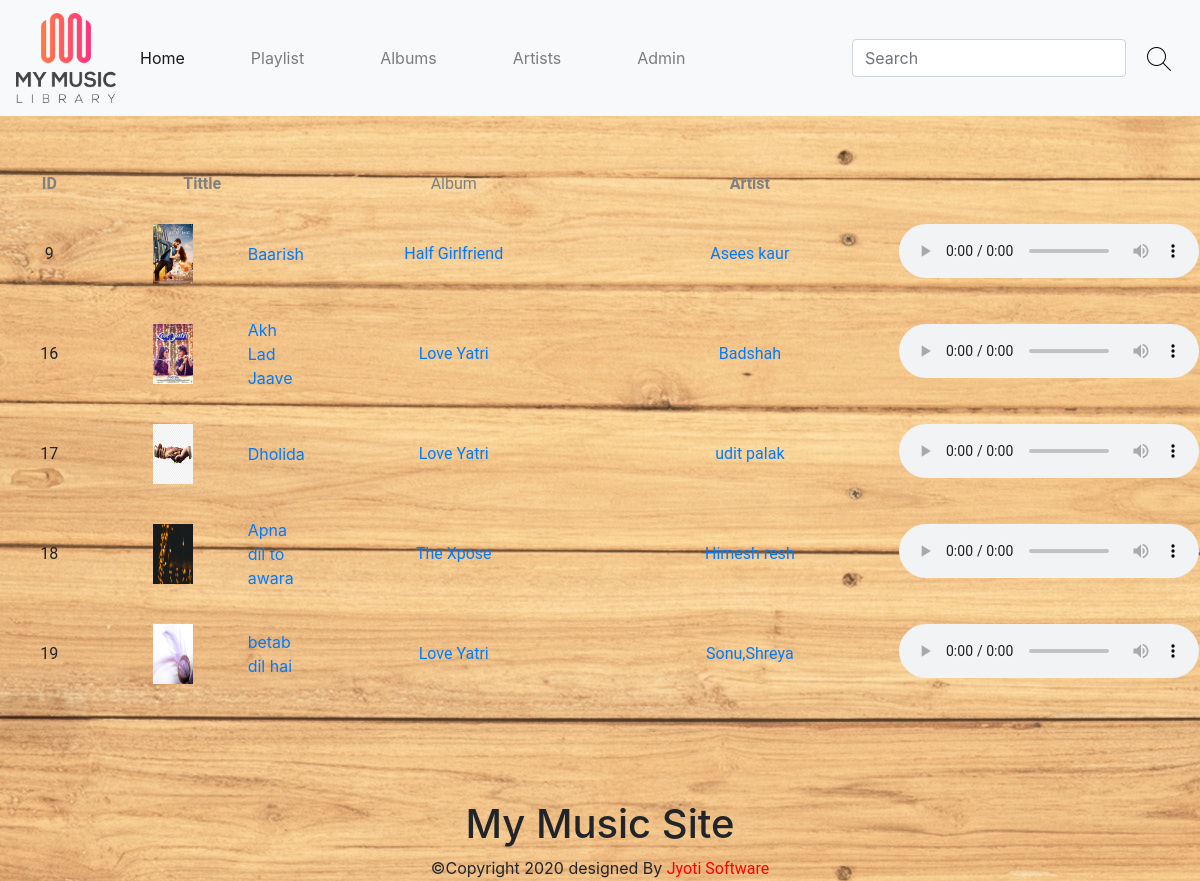
The app's page /view_all/ with its own data.
### app/models.py (models this page shows)
class MusicModel(models.Model):
    songid = models.AutoField(primary_key=True)
    tittle = models.CharField(max_length=60)
    artist = models.CharField(max_length=30)
    song_image = models.ImageField(upload_to="song_images/")
    song = models.FileField(upload_to="songs/")
    album_name = models.ForeignKey(MovieModel,on_delete=models.CASCADE)

### app/views.py (the view)
# urls.py: path('view_all/',views.View_all.as_view(),name="view_all"),
class View_all(View):
    def get(self,request):
        a = MusicModel.objects.all()
        return render(request,"view_all.html",{"all":a})

### templates/view_all.html (shortened to what this page needs)
{% load static %}
<!doctype html>
<html lang="en">
  <head>
    <link rel="stylesheet" href="https://stackpath.bootstrapcdn.com/bootstrap/4.4.1/css/bootstrap.min.css">
  </head>
  <body>
    {% include 'head.html' %}<br><br>
    <table align="center" border="0">
        <tr align="center">
            <th width="100" height="40" style="font-family: Roboto;color: grey">
                ID
            </th>
            <th width="400" colspan="2" style="font-family: Roboto;color: grey">
                Tittle
            </th>
            <td width="300" style="font-family: Roboto;color: grey">
                Album
            </td>
            <th width="300" style="font-family: Roboto;color: grey">
                Artist
            </th>
        </tr>
        {% for x in all %}
        <tr align="center">
            <td height="100" style="font-family: Roboto">
                {{ x.songid }}
            </td>
            <td style="font-family: Roboto" width="150">
                <a href="{% url 'one_song' %}?s={{ x.songid }}">
                    <img src="{{ x.song_image.url }}" width="40" height="60">
                </a>
            </td>
            <td style="text-align: left">
                <a href="{% url 'one_song' %}?s={{ x.songid }}">
                    {{ x.tittle }}
                </a>
            </td>
            <td style="font-family: Roboto">
                <a href="{% url 'one_album' %}?m={{ x.album_name_id }}">
                {{ x.album_name_id }}
                </a>
            </td>
            <td style="font-family: Roboto">
                <a href="{% url 'one_artist' %}?a={{ x.artist }}">
                {{ x.artist }}
                </a>
            </td>
        <td>
            <audio src="{{ x.song.url }}" controls></audio>
            </td>
        </tr>
        {% endfor %}
    </table>
    {% include 'footer.html' %}
  </body>
</html>

### templates/head.html (shortened to what this page needs)
{% load static %}
<!doctype html>
<html lang="en">
  <head>
    <link rel="stylesheet" href="https://stackpath.bootstrapcdn.com/bootstrap/4.4.1/css/bootstrap.min.css">
  </head>
  <body>
 <nav class="navbar navbar-expand-lg navbar-light bg-light" width="204" height="104">
     <a class="navbar-brand" href="{% url 'index' %}"><b><img src="{% static 'images/logo.png' %}" height="90" width="100"  ></b></a>
  <div class="collapse navbar-collapse" id="navbarSupportedContent">
    <ul class="navbar-nav mr-auto">
      <li class="nav-item active">
        <a class="nav-link" href="{% url 'index' %}" target="">Home <span class="sr-only">(current)</span></a>
      </li>
      <li class="nav-item" style="margin-right: 30px;margin-left: 50px">
        <a class="nav-link" href="{% url 'view_all' %}">Playlist</a>
      </li>
        <li class="nav-item" style="margin-right: 30px;margin-left: 30px">
        <a class="nav-link" href="{% url 'albums' %}">Albums</a>
      </li>
      <li class="nav-item" style="margin-right: 30px;margin-left: 30px">
        <a class="nav-link" href="{% url 'artists' %}">Artists</a>
      </li>
        <li class="nav-item" style="margin-right: 30px;margin-left: 30px">
        <a class="nav-link" href="{% url 'a_login' %}">Admin</a>
      </li>
    </ul>
    <form class="form-inline my-2 my-lg-0" action="{% url 'search' %}" method="post">
      <input class="form-control mr-sm-2" type="search" placeholder="Search" aria-label="Search" name="s1">
      <button class="btn btn-outline-secondaary" type="submit"><img src="{% static 'images/search.png' %}"> </button>
    </form>
  </div>
</nav>
  </body>
</html>

### templates/footer.html (shortened to what this page needs)
<!doctype html>
<html lang="en">
  <head>
    <link rel="stylesheet" href="https://stackpath.bootstrapcdn.com/bootstrap/4.4.1/css/bootstrap.min.css">
  </head>
  <body>
    <br><br><br><br><h1 style="text-align: center">My Music Site</h1>
    <footer style="text-align: center"><span>&copy;Copyright 2020 designed By <span style="font-family: Roboto, sans-serif;color: red">Jyoti Software  </span></span></footer>
  </body>
</html>

### records on screen
MusicModel: songid "9", song_image (picture), tittle "Baarish", album_name_id "Half Girlfriend", artist "Asees kaur"
MusicModel: songid "16", song_image (picture), tittle "Akh Lad Jaave", album_name_id "Love Yatri", artist "Badshah"
MusicModel: songid "17", song_image (picture), tittle "Dholida", album_name_id "Love Yatri", artist "udit palak"
MusicModel: songid "18", song_image (picture), tittle "Apna dil to awara", album_name_id "The Xpose", artist "Himesh resh"
MusicModel: songid "19", song_image (picture), tittle "betab dil hai", album_name_id "Love Yatri", artist "Sonu,Shreya"
